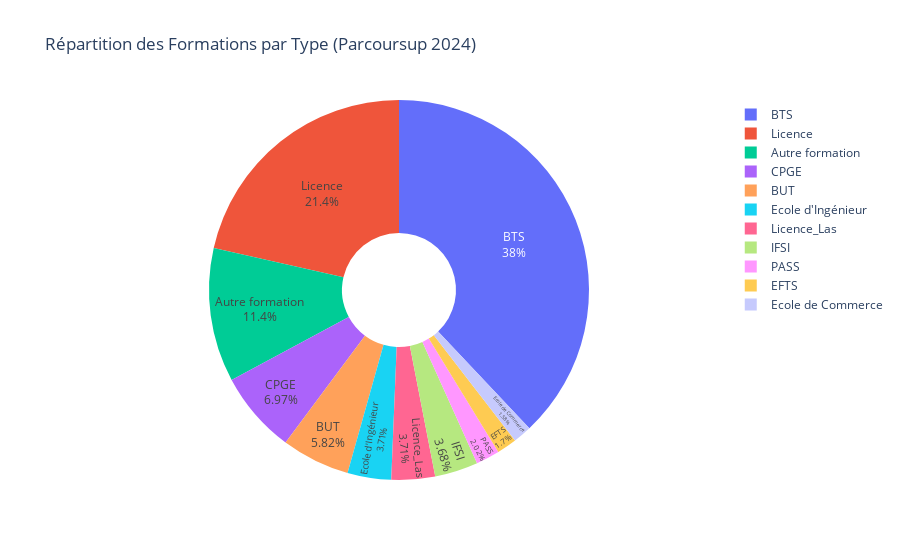

The code cell stored with this chart in its notebook:
### Code cell
# Visualisation de la répartition des types de formations
fig = px.pie(values=formation_type.values, 
             names=formation_type.index,
             title="Répartition des Formations par Type (Parcoursup 2024)",
             hole=0.3)
fig.update_traces(textposition='inside', textinfo='percent+label')
fig.show()

# Version matplotlib
plt.figure(figsize=(10, 6))
formation_type.plot(kind='bar', color=sns.color_palette("husl", len(formation_type)))
plt.title('Nombre de formations par type', fontsize=14, fontweight='bold')
plt.xlabel('Type de formation')
plt.ylabel('Nombre de formations')
plt.xticks(rotation=45, ha='right')
plt.tight_layout()
plt.show()

### Figure 1 — Plotly figure (JSON) as saved in the notebook; plotly's stock layout.template omitted (floating-point values rounded to 4 significant figures)
{"data": [{"domain": {"x": [0, 1], "y": [0, 1]}, "hole": 0.3, "hovertemplate": "label=%{label}<br>value=%{value}<extra></extra>", "labels": ["BTS", "Licence", "Autre formation", "CPGE", "BUT", "Ecole d'Ingénieur", "Licence_Las", "IFSI", "PASS", "EFTS", "Ecole de Commerce"], "legendgroup": "", "name": "", "showlegend": true, "textinfo": "percent+label", "textposition": "inside", "type": "pie", "values": [5345, 3019, 1605, 982, 819, 523, 522, 518, 284, 240, 222]}], "layout": {"legend": {"tracegroupgap": 0}, "title": {"text": "Répartition des Formations par Type (Parcoursup 2024)"}}}
